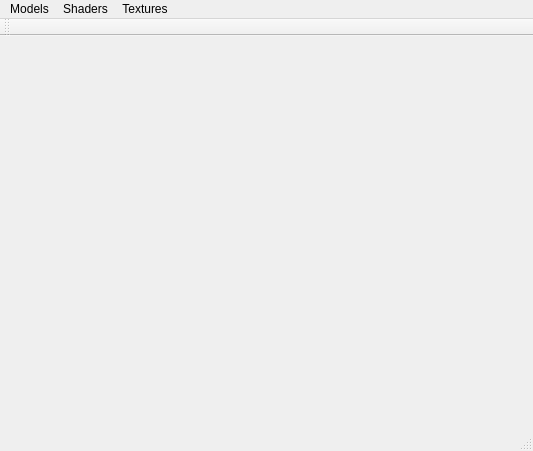
<?xml version="1.0" encoding="UTF-8"?>
<ui version="4.0">
 <class>MainWindow</class>
 <widget class="QMainWindow" name="MainWindow">
  <property name="geometry">
   <rect>
    <x>0</x>
    <y>0</y>
    <width>533</width>
    <height>451</height>
   </rect>
  </property>
  <property name="windowTitle">
   <string>MainWindow</string>
  </property>
  <widget class="QWidget" name="centralWidget"/>
  <widget class="QMenuBar" name="menuBar">
   <property name="geometry">
    <rect>
     <x>0</x>
     <y>0</y>
     <width>533</width>
     <height>22</height>
    </rect>
   </property>
   <widget class="QMenu" name="menuModels">
    <property name="title">
     <string>Models</string>
    </property>
    <addaction name="action_obre_fitxer"/>
    <addaction name="separator"/>
    <addaction name="action_afegeix_llum_puntual"/>
   </widget>
   <widget class="QMenu" name="menuShaders">
    <property name="title">
     <string>Shaders</string>
    </property>
    <addaction name="action_gouraud"/>
    <addaction name="action_phong"/>
    <addaction name="action_toon"/>
   </widget>
   <widget class="QMenu" name="menuTextures">
    <property name="title">
     <string>Textures</string>
    </property>
    <addaction name="action_gouraud_tex"/>
    <addaction name="action_phong_tex"/>
    <addaction name="action_bump_mapping"/>
    <addaction name="action_environmental_mapping"/>
   </widget>
   <addaction name="menuModels"/>
   <addaction name="menuShaders"/>
   <addaction name="menuTextures"/>
  </widget>
  <widget class="QToolBar" name="mainToolBar">
   <attribute name="toolBarArea">
    <enum>TopToolBarArea</enum>
   </attribute>
   <attribute name="toolBarBreak">
    <bool>false</bool>
   </attribute>
  </widget>
  <widget class="QStatusBar" name="statusBar"/>
  <action name="action_phong">
   <property name="text">
    <string>Phong Shader</string>
   </property>
   <property name="toolTip">
    <string>Activar Phong Shader</string>
   </property>
   <property name="shortcut">
    <string>Alt+2</string>
   </property>
  </action>
  <action name="action_gouraud">
   <property name="text">
    <string>Gouraud Shader</string>
   </property>
   <property name="toolTip">
    <string>Activar Gouraud Shader</string>
   </property>
   <property name="shortcut">
    <string>Alt+1</string>
   </property>
  </action>
  <action name="action_toon">
   <property name="text">
    <string>Toon Shader</string>
   </property>
   <property name="toolTip">
    <string>Activar Toon Shader</string>
   </property>
   <property name="shortcut">
    <string>Alt+3</string>
   </property>
  </action>
  <action name="action_obre_fitxer">
   <property name="text">
    <string>Obre Fitxer .obj</string>
   </property>
   <property name="toolTip">
    <string>Obre Fitxer .obj</string>
   </property>
   <property name="shortcut">
    <string>Ctrl+F</string>
   </property>
  </action>
  <action name="action_gouraud_tex">
   <property name="text">
    <string>GouraudTex</string>
   </property>
   <property name="shortcut">
    <string>Ctrl+1</string>
   </property>
  </action>
  <action name="action_phong_tex">
   <property name="text">
    <string>PhongTex</string>
   </property>
   <property name="shortcut">
    <string>Ctrl+2</string>
   </property>
  </action>
  <action name="action_bump_mapping">
   <property name="text">
    <string>Bump-mapping</string>
   </property>
   <property name="shortcut">
    <string>Ctrl+3</string>
   </property>
  </action>
  <action name="action_environmental_mapping">
   <property name="text">
    <string>Environmental-mapping</string>
   </property>
   <property name="shortcut">
    <string>Ctrl+4</string>
   </property>
  </action>
  <action name="action_afegeix_llum_puntual">
   <property name="text">
    <string>Llum Actual</string>
   </property>
  </action>
 </widget>
 <layoutdefault spacing="6" margin="11"/>
 <resources/>
 <connections/>
</ui>
